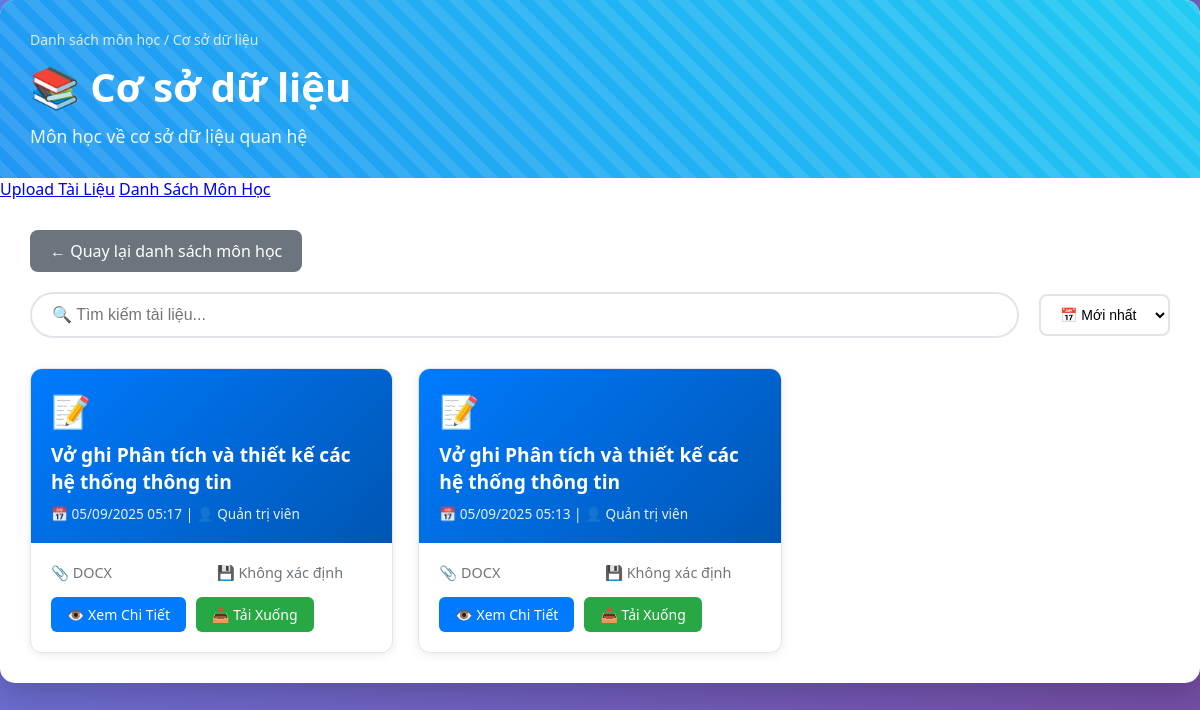
The app's page /src/Views/taiLieuMon.php?id_mon_hoc=1 with its own data.
### tables this page shows
CREATE TABLE `mon_hoc` (
  `id` int NOT NULL AUTO_INCREMENT,
  `ten_mon` varchar(100) NOT NULL,
  `mo_ta` text,
  PRIMARY KEY (`id`)
);

CREATE TABLE `bai_chia_se` (
  `id` int NOT NULL AUTO_INCREMENT,
  `loai` enum('tai_lieu','du_an') NOT NULL,
  `tieu_de` varchar(200) NOT NULL,
  `mo_ta` text,
  `file_upload` varchar(255) DEFAULT NULL,
  `link_host` varchar(255) DEFAULT NULL,
  `link_source` varchar(255) DEFAULT NULL,
  `cong_nghe` varchar(255) DEFAULT NULL,
  `id_mon_hoc` int DEFAULT NULL,
  `id_danh_muc` int DEFAULT NULL,
  `id_nguoi_dung` int NOT NULL,
  `ngay_tao` timestamp NOT NULL DEFAULT CURRENT_TIMESTAMP,
  `ngay_cap_nhat` timestamp NULL DEFAULT NULL,
  `tom_tat` text,
  PRIMARY KEY (`id`),
  KEY `id_mon_hoc` (`id_mon_hoc`) /*!80000 INVISIBLE */,
  KEY `id_danh_muc` (`id_danh_muc`),
  KEY `bai_chia_se_ibfk_3` (`id_nguoi_dung`),
  CONSTRAINT `bai_chia_se_ibfk_1` FOREIGN KEY (`id_mon_hoc`) REFERENCES `mon_hoc` (`id`),
  CONSTRAINT `bai_chia_se_ibfk_2` FOREIGN KEY (`id_danh_muc`) REFERENCES `danh_muc` (`id`),
  CONSTRAINT `bai_chia_se_ibfk_3` FOREIGN KEY (`id_nguoi_dung`) REFERENCES `nguoi_dung` (`id`)
);

CREATE TABLE `nguoi_dung` (
  `id` int NOT NULL AUTO_INCREMENT,
  `ten_dang_nhap` varchar(50) NOT NULL,
  `email` varchar(100) NOT NULL,
  `mat_khau` varchar(255) NOT NULL,
  `ho_ten` varchar(100) DEFAULT NULL,
  `vai_tro` enum('quan_tri_vien','nguoi_dung','khach') DEFAULT 'khach',
  `ngay_tao` timestamp NULL DEFAULT CURRENT_TIMESTAMP,
  `ngay_cap_nhat` timestamp NULL DEFAULT CURRENT_TIMESTAMP ON UPDATE CURRENT_TIMESTAMP,
  `trang_thai` enum('hoạt_dong','khoa') DEFAULT NULL,
  PRIMARY KEY (`id`),
  UNIQUE KEY `ten_dang_nhap` (`ten_dang_nhap`),
  UNIQUE KEY `email` (`email`)
);

### config/ketNoiDB.php (called while the page is built, shortened)
<?php
function lam_sach_chuoi($chuoi) {
    return htmlspecialchars(trim($chuoi), ENT_QUOTES, 'UTF-8');
}
function dinh_dang_ngay($ngay) {
    return date('d/m/Y H:i', strtotime($ngay));
}
?>

### src/Views/taiLieuMon.php (the view, shortened to what this page needs)
<?php
include __DIR__ . '/../../config/ketNoiDB.php';
$id_mon_hoc = isset($_GET['id_mon_hoc']) ? (int)$_GET['id_mon_hoc'] : 0;
try {
    $sql_mon_hoc = "SELECT * FROM mon_hoc WHERE id = :id_mon_hoc";
    $stmt_mon_hoc = $pdo->prepare($sql_mon_hoc);
    $stmt_mon_hoc->execute([':id_mon_hoc' => $id_mon_hoc]);
    $thong_tin_mon_hoc = $stmt_mon_hoc->fetch();
} catch (PDOException $e) {
    die("Lỗi truy vấn: " . $e->getMessage());
}
try {
    $sql_tai_lieu = "SELECT bcs.*, nd.ho_ten as ten_nguoi_dang
                     FROM bai_chia_se bcs
                     LEFT JOIN nguoi_dung nd ON bcs.id_nguoi_dung = nd.id
                     WHERE bcs.id_mon_hoc = :id_mon_hoc AND bcs.loai = 'tai_lieu'
                     ORDER BY bcs.ngay_tao DESC";
    $stmt_tai_lieu = $pdo->prepare($sql_tai_lieu);
    $stmt_tai_lieu->execute([':id_mon_hoc' => $id_mon_hoc]);
    $danh_sach_tai_lieu = $stmt_tai_lieu->fetchAll();
} catch (PDOException $e) {
    $danh_sach_tai_lieu = array();
    $loi = "Không thể tải danh sách tài liệu: " . $e->getMessage();
}
function lay_icon_file($duong_dan_file) {
    $duoi_file = strtolower(pathinfo($duong_dan_file, PATHINFO_EXTENSION));
    switch ($duoi_file) {
        case 'doc':
        case 'docx':
            return '📝';
    }
}
function tinh_kich_thuoc_file($duong_dan_file) {
    return 'Không xác định';
}
?>
<!DOCTYPE html>
<html lang="vi">
<head>
</head>
<body>
    <div class="container">
        <div class="header">
            <div class="header-content">
                <div class="breadcrumb">
                    <a href="index.php?page=monhoc">Danh sách môn học</a> /
                    <?php echo lam_sach_chuoi($thong_tin_mon_hoc['ten_mon']); ?>
                </div>
                <h1>📚 <?php echo lam_sach_chuoi($thong_tin_mon_hoc['ten_mon']); ?></h1>
                <p>
                    <?php
                    if (!empty($thong_tin_mon_hoc['mo_ta'])) {
                        echo lam_sach_chuoi($thong_tin_mon_hoc['mo_ta']);
                    } else {
                        echo "Khám phá các tài liệu học tập chất lượng cao";
                    }
                    ?>
                </p>
            </div>
        </div>
        <div class="nav-menu">
            <a href="dangTaiTaiLieu.php">Upload Tài Liệu</a>
            <a href="danhSachMon.php">Danh Sách Môn Học</a>
        </div>
        <div class="content">
            <a href="index.php?page=monhoc" class="back-btn">
                ← Quay lại danh sách môn học
            </a>
            <?php if (empty($danh_sach_tai_lieu)): ?>
                <div class="empty-state">
                    <h3>📭 Chưa có tài liệu nào</h3>
                    <p>Môn học này chưa có tài liệu nào được upload.</p>
                    <a href="index.php?page=upload" class="btn btn-primary">
                        ➕ Upload Tài Liệu Đầu Tiên
                    </a>
                </div>
            <?php else: ?>
                <div class="search-sort-container">
                    <input type="text"
                           class="search-box"
                           id="search-input"
                           placeholder="🔍 Tìm kiếm tài liệu...">
                    <select class="sort-select" id="sort-select" onchange="sap_xep_tai_lieu()">
                        <option value="moi-nhat">📅 Mới nhất</option>
                    </select>
                </div>
                <div class="tai-lieu-grid" id="tai-lieu-container">
                    <?php foreach ($danh_sach_tai_lieu as $tai_lieu): ?>
                        <div class="tai-lieu-card"
                             data-title="<?php echo strtolower(lam_sach_chuoi($tai_lieu['tieu_de'])); ?>"
                             data-date="<?php echo $tai_lieu['ngay_tao']; ?>">
                            <div class="tai-lieu-header">
                                <span class="file-icon">
                                    <?php echo lay_icon_file($tai_lieu['file_upload']); ?>
                                </span>
                                <div class="tai-lieu-title">
                                    <?php echo lam_sach_chuoi($tai_lieu['tieu_de']); ?>
                                </div>
                                <div class="tai-lieu-meta">
                                    📅 <?php echo dinh_dang_ngay($tai_lieu['ngay_tao']); ?>
                                    <?php if (!empty($tai_lieu['ten_nguoi_dang'])): ?>
                                        | 👤 <?php echo lam_sach_chuoi($tai_lieu['ten_nguoi_dang']); ?>
                                    <?php endif; ?>
                                </div>
                            </div>
                            <div class="tai-lieu-body">
                                <div class="tai-lieu-info">
                                    <div class="info-item">
                                        📎 <?php echo strtoupper(pathinfo($tai_lieu['file_upload'], PATHINFO_EXTENSION)); ?>
                                    </div>
                                    <div class="info-item">
                                        💾 <?php echo tinh_kich_thuoc_file($tai_lieu['file_upload']); ?>
                                    </div>
                                </div>
                                <div class="tai-lieu-actions">
                                    <a href="index.php?page=chitiettailieu&id=<?php echo $tai_lieu['id']; ?>"
                                       class="btn btn-primary">
                                        👁️ Xem Chi Tiết
                                    </a>
                                    <a href="<?php echo $tai_lieu['file_upload']; ?>"
                                       class="btn btn-success"
                                       download
                                       target="_blank">
                                        📥 Tải Xuống
                                    </a>
                                </div>
                            </div>
                        </div>
                    <?php endforeach; ?>
                </div>
            <?php endif; ?>
        </div>
    </div>
</body>
</html>

### src/Views/taiLieuMon.php (style rules this page uses)
* { margin: 0; padding: 0; box-sizing: border-box; }
body { font-family: 'Segoe UI', Tahoma, Geneva, Verdana, sans-serif; background: linear-gradient(135deg, #667eea 0%, #764ba2 100%); min-height: 100vh; }
.container { max-width: 1200px; margin: 0 auto; background: white; border-radius: 15px; box-shadow: 0 10px 30px rgba(0,0,0,0.2); overflow: hidden; }
.header { background: linear-gradient(45deg, #2196F3, #21CBF3); color: white; padding: 30px; position: relative; overflow: hidden; }
.header::before { content: ''; position: absolute; top: -50%; right: -50%; width: 200%; height: 200%; background: repeating-linear-gradient( 45deg, transparent, transparent 10px, rgba(255,255,255,0.1) 10px, rgba(255,255,255,0.1) 20px ); animation: move 20s linear infinite; }
.header-content { position: relative; z-index: 2; }
.breadcrumb { font-size: 14px; opacity: 0.8; margin-bottom: 10px; }
.breadcrumb a { color: white; text-decoration: none; }
.header h1 { font-size: 2.5em; margin-bottom: 10px; }
.header p { font-size: 1.1em; opacity: 0.9; }
.content { padding: 30px; }
.search-sort-container { display: flex; gap: 20px; margin-bottom: 30px; flex-wrap: wrap; align-items: center; }
.search-box { flex: 1; min-width: 250px; padding: 12px 20px; border: 2px solid #e1e5e9; border-radius: 25px; font-size: 16px; transition: all 0.3s; }
.sort-select { padding: 10px 15px; border: 2px solid #e1e5e9; border-radius: 8px; background: white; cursor: pointer; font-size: 14px; }
.tai-lieu-grid { display: grid; grid-template-columns: repeat(auto-fill, minmax(350px, 1fr)); gap: 25px; margin-top: 20px; }
.tai-lieu-card { background: white; border: 1px solid #e1e5e9; border-radius: 12px; overflow: hidden; transition: all 0.3s; box-shadow: 0 2px 10px rgba(0,0,0,0.08); }
.tai-lieu-header { background: linear-gradient(135deg, #007bff 0%, #0056b3 100%); color: white; padding: 20px; position: relative; }
.file-icon { font-size: 2em; margin-bottom: 10px; display: block; }
.tai-lieu-title { font-size: 1.2em; font-weight: 600; margin-bottom: 8px; line-height: 1.4; display: -webkit-box; -webkit-line-clamp: 2; -webkit-box-orient: vertical; overflow: hidden; }
.tai-lieu-meta { font-size: 0.85em; opacity: 0.9; }
.tai-lieu-body { padding: 20px; }
.tai-lieu-info { display: grid; grid-template-columns: 1fr 1fr; gap: 10px; margin-bottom: 15px; font-size: 0.9em; color: #6c757d; }
.info-item { display: flex; align-items: center; gap: 5px; }
.tai-lieu-actions { display: flex; gap: 10px; flex-wrap: wrap; }
.btn { padding: 8px 16px; border: none; border-radius: 6px; text-decoration: none; font-size: 14px; font-weight: 500; transition: all 0.3s; cursor: pointer; display: inline-flex; align-items: center; gap: 5px; }
.btn-primary { background: #007bff; color: white; }
.btn-success { background: #28a745; color: white; }
.back-btn { background: #6c757d; color: white; padding: 10px 20px; text-decoration: none; border-radius: 8px; display: inline-flex; align-items: center; gap: 8px; font-weight: 500; transition: all 0.3s; margin-bottom: 20px; }

### records on screen
mon_hoc: ten_mon "Cơ sở dữ liệu", mo_ta "Môn học về cơ sở dữ liệu quan hệ"
bai_chia_se: file_upload "📝", tieu_de "Vở ghi Phân tích và thiết kế các hệ thống thông tin", ngay_tao "05/09/2025 05:17", id_nguoi_dung.ho_ten "Quản trị viên", file_upload "DOCX", file_upload "Không xác định"
bai_chia_se: file_upload "📝", tieu_de "Vở ghi Phân tích và thiết kế các hệ thống thông tin", ngay_tao "05/09/2025 05:13", id_nguoi_dung.ho_ten "Quản trị viên", file_upload "DOCX", file_upload "Không xác định"
